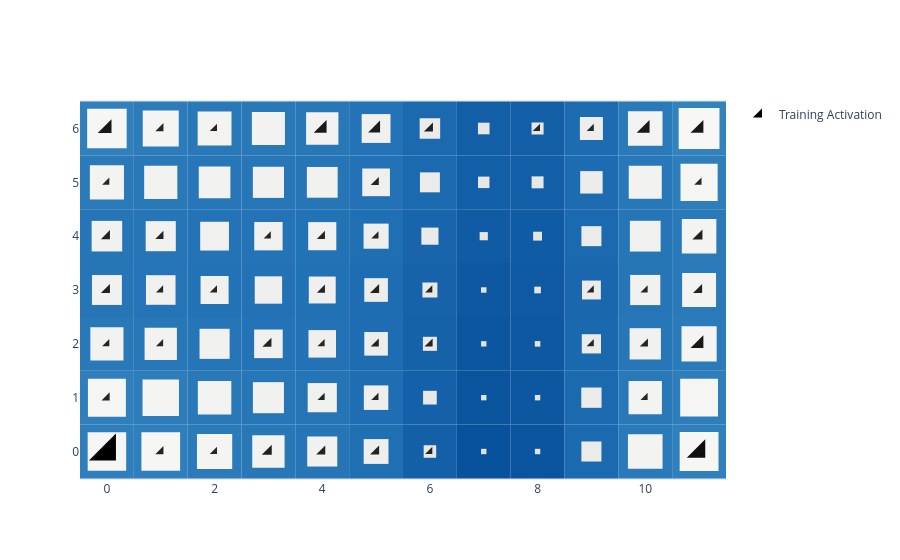

Notebook source saved alongside this figure:
### Code cell
basin.pond(base_style="iceflock") \
    .pad_layer() \
    .petal_layer() \
    .visualize();

### Figure 1 — Plotly figure (JSON) as saved in the notebook; plotly's stock layout.template omitted (floating-point values rounded to 4 significant figures)
{"data": [{"marker": {"color": [22, 2, 1, 4, 3, 3, 1, 13, 2, 1, 1, 1, 1, 1, 3, 1, 2, 2, 1, 2, 7, 3, 1, 1, 2, 3, 1, 1, 1, 3, 3, 2, 1, 2, 1, 4, 1, 2, 1, 8, 2, 1, 7, 6, 3, 1, 1, 7, 7], "colorscale": [[0.0, "rgb(38, 38, 38)"], [0.5, "rgb(16, 16, 16)"], [1.0, "rgb(0, 0, 0)"]], "line": {"color": [22, 2, 1, 4, 3, 3, 1, 13, 2, 1, 1, 1, 1, 1, 3, 1, 2, 2, 1, 2, 7, 3, 1, 1, 2, 3, 1, 1, 1, 3, 3, 2, 1, 2, 1, 4, 1, 2, 1, 8, 2, 1, 7, 6, 3, 1, 1, 7, 7], "colorscale": [[0.0, "rgb(38, 38, 38)"], [0.5, "rgb(16, 16, 16)"], [1.0, "rgb(0, 0, 0)"]], "width": 0}, "opacity": 1, "size": [30.0, 9.048, 8.0, 11.14, 10.1, 10.1, 8.0, 20.57, 9.048, 8.0, 8.0, 8.0, 8.0, 8.0, 10.1, 8.0, 9.048, 9.048, 8.0, 9.048, 14.29, 10.1, 8.0, 8.0, 9.048, 10.1, 8.0, 8.0, 8.0, 10.1, 10.1, 9.048, 8.0, 9.048, 8.0, 11.14, 8.0, 9.048, 8.0, 15.33, 9.048, 8.0, 14.29, 13.24, 10.1, 8.0, 8.0, 14.29, 14.29], "symbol": "triangle-se"}, "mode": "markers", "name": "Training Activation", "x": [0, 1, 2, 3, 4, 5, 6, 11, 0, 4, 5, 10, 0, 1, 3, 4, 5, 6, 9, 10, 11, 0, 1, 2, 4, 5, 6, 9, 10, 11, 0, 1, 3, 4, 5, 11, 0, 5, 11, 0, 1, 2, 4, 5, 6, 8, 9, 10, 11], "y": [0, 0, 0, 0, 0, 0, 0, 0, 1, 1, 1, 1, 2, 2, 2, 2, 2, 2, 2, 2, 2, 3, 3, 3, 3, 3, 3, 3, 3, 3, 4, 4, 4, 4, 4, 4, 5, 5, 5, 6, 6, 6, 6, 6, 6, 6, 6, 6, 6], "type": "scatter"}], "layout": {"shapes": [{"fillcolor": "rgb(47, 127, 188)", "layer": "between", "line": {"width": 0}, "type": "rect", "x0": -0.5, "x1": 0.5, "xref": "x", "y0": -0.5, "y1": 0.5, "yref": "y"}, {"fillcolor": "rgb(47, 127, 188)", "layer": "between", "line": {"width": 0}, "type": "rect", "x0": 0.5, "x1": 1.5, "xref": "x", "y0": -0.5, "y1": 0.5, "yref": "y"}, {"fillcolor": "rgb(43, 123, 186)", "layer": "between", "line": {"width": 0}, "type": "rect", "x0": 1.5, "x1": 2.5, "xref": "x", "y0": -0.5, "y1": 0.5, "yref": "y"}, {"fillcolor": "rgb(40, 120, 184)", "layer": "between", "line": {"width": 0}, "type": "rect", "x0": 2.5, "x1": 3.5, "xref": "x", "y0": -0.5, "y1": 0.5, "yref": "y"}, {"fillcolor": "rgb(37, 117, 183)", "layer": "between", "line": {"width": 0}, "type": "rect", "x0": 3.5, "x1": 4.5, "xref": "x", "y0": -0.5, "y1": 0.5, "yref": "y"}, {"fillcolor": "rgb(31, 111, 179)", "layer": "between", "line": {"width": 0}, "type": "rect", "x0": 4.5, "x1": 5.5, "xref": "x", "y0": -0.5, "y1": 0.5, "yref": "y"}, {"fillcolor": "rgb(20, 96, 168)", "layer": "between", "line": {"width": 0}, "type": "rect", "x0": 5.5, "x1": 6.5, "xref": "x", "y0": -0.5, "y1": 0.5, "yref": "y"}, {"fillcolor": "rgb(8, 81, 156)", "layer": "between", "line": {"width": 0}, "type": "rect", "x0": 6.5, "x1": 7.5, "xref": "x", "y0": -0.5, "y1": 0.5, "yref": "y"}, {"fillcolor": "rgb(11, 85, 159)", "layer": "between", "line": {"width": 0}, "type": "rect", "x0": 7.5, "x1": 8.5, "xref": "x", "y0": -0.5, "y1": 0.5, "yref": "y"}, {"fillcolor": "rgb(27, 105, 175)", "layer": "between", "line": {"width": 0}, "type": "rect", "x0": 8.5, "x1": 9.5, "xref": "x", "y0": -0.5, "y1": 0.5, "yref": "y"}, {"fillcolor": "rgb(42, 122, 186)", "layer": "between", "line": {"width": 0}, "type": "rect", "x0": 9.5, "x1": 10.5, "xref": "x", "y0": -0.5, "y1": 0.5, "yref": "y"}, {"fillcolor": "rgb(48, 128, 189)", "layer": "between", "line": {"width": 0}, "type": "rect", "x0": 10.5, "x1": 11.5, "xref": "x", "y0": -0.5, "y1": 0.5, "yref": "y"}, {"fillcolor": "rgb(47, 127, 188)", "layer": "between", "line": {"width": 0}, "type": "rect", "x0": -0.5, "x1": 0.5, "xref": "x", "y0": 0.5, "y1": 1.5, "yref": "y"}, {"fillcolor": "rgb(45, 125, 187)", "layer": "between", "line": {"width": 0}, "type": "rect", "x0": 0.5, "x1": 1.5, "xref": "x", "y0": 0.5, "y1": 1.5, "yref": "y"}, {"fillcolor": "rgb(41, 121, 185)", "layer": "between", "line": {"width": 0}, "type": "rect", "x0": 1.5, "x1": 2.5, "xref": "x", "y0": 0.5, "y1": 1.5, "yref": "y"}, {"fillcolor": "rgb(38, 118, 184)", "layer": "between", "line": {"width": 0}, "type": "rect", "x0": 2.5, "x1": 3.5, "xref": "x", "y0": 0.5, "y1": 1.5, "yref": "y"}, {"fillcolor": "rgb(36, 116, 182)", "layer": "between", "line": {"width": 0}, "type": "rect", "x0": 3.5, "x1": 4.5, "xref": "x", "y0": 0.5, "y1": 1.5, "yref": "y"}, {"fillcolor": "rgb(31, 110, 179)", "layer": "between", "line": {"width": 0}, "type": "rect", "x0": 4.5, "x1": 5.5, "xref": "x", "y0": 0.5, "y1": 1.5, "yref": "y"}, {"fillcolor": "rgb(21, 97, 169)", "layer": "between", "line": {"width": 0}, "type": "rect", "x0": 5.5, "x1": 6.5, "xref": "x", "y0": 0.5, "y1": 1.5, "yref": "y"}, {"fillcolor": "rgb(10, 84, 158)", "layer": "between", "line": {"width": 0}, "type": "rect", "x0": 6.5, "x1": 7.5, "xref": "x", "y0": 0.5, "y1": 1.5, "yref": "y"}, {"fillcolor": "rgb(13, 87, 161)", "layer": "between", "line": {"width": 0}, "type": "rect", "x0": 7.5, "x1": 8.5, "xref": "x", "y0": 0.5, "y1": 1.5, "yref": "y"}, {"fillcolor": "rgb(27, 105, 175)", "layer": "between", "line": {"width": 0}, "type": "rect", "x0": 8.5, "x1": 9.5, "xref": "x", "y0": 0.5, "y1": 1.5, "yref": "y"}, {"fillcolor": "rgb(41, 121, 185)", "layer": "between", "line": {"width": 0}, "type": "rect", "x0": 9.5, "x1": 10.5, "xref": "x", "y0": 0.5, "y1": 1.5, "yref": "y"}, {"fillcolor": "rgb(46, 126, 188)", "layer": "between", "line": {"width": 0}, "type": "rect", "x0": 10.5, "x1": 11.5, "xref": "x", "y0": 0.5, "y1": 1.5, "yref": "y"}, {"fillcolor": "rgb(41, 121, 185)", "layer": "between", "line": {"width": 0}, "type": "rect", "x0": -0.5, "x1": 0.5, "xref": "x", "y0": 1.5, "y1": 2.5, "yref": "y"}, {"fillcolor": "rgb(40, 120, 184)", "layer": "between", "line": {"width": 0}, "type": "rect", "x0": 0.5, "x1": 1.5, "xref": "x", "y0": 1.5, "y1": 2.5, "yref": "y"}, {"fillcolor": "rgb(37, 117, 183)", "layer": "between", "line": {"width": 0}, "type": "rect", "x0": 1.5, "x1": 2.5, "xref": "x", "y0": 1.5, "y1": 2.5, "yref": "y"}, {"fillcolor": "rgb(35, 115, 182)", "layer": "between", "line": {"width": 0}, "type": "rect", "x0": 2.5, "x1": 3.5, "xref": "x", "y0": 1.5, "y1": 2.5, "yref": "y"}, {"fillcolor": "rgb(34, 114, 181)", "layer": "between", "line": {"width": 0}, "type": "rect", "x0": 3.5, "x1": 4.5, "xref": "x", "y0": 1.5, "y1": 2.5, "yref": "y"}, {"fillcolor": "rgb(30, 109, 178)", "layer": "between", "line": {"width": 0}, "type": "rect", "x0": 4.5, "x1": 5.5, "xref": "x", "y0": 1.5, "y1": 2.5, "yref": "y"}, {"fillcolor": "rgb(21, 98, 169)", "layer": "between", "line": {"width": 0}, "type": "rect", "x0": 5.5, "x1": 6.5, "xref": "x", "y0": 1.5, "y1": 2.5, "yref": "y"}, {"fillcolor": "rgb(12, 86, 160)", "layer": "between", "line": {"width": 0}, "type": "rect", "x0": 6.5, "x1": 7.5, "xref": "x", "y0": 1.5, "y1": 2.5, "yref": "y"}, {"fillcolor": "rgb(13, 88, 161)", "layer": "between", "line": {"width": 0}, "type": "rect", "x0": 7.5, "x1": 8.5, "xref": "x", "y0": 1.5, "y1": 2.5, "yref": "y"}, {"fillcolor": "rgb(26, 104, 174)", "layer": "between", "line": {"width": 0}, "type": "rect", "x0": 8.5, "x1": 9.5, "xref": "x", "y0": 1.5, "y1": 2.5, "yref": "y"}, {"fillcolor": "rgb(38, 118, 184)", "layer": "between", "line": {"width": 0}, "type": "rect", "x0": 9.5, "x1": 10.5, "xref": "x", "y0": 1.5, "y1": 2.5, "yref": "y"}, {"fillcolor": "rgb(43, 123, 186)", "layer": "between", "line": {"width": 0}, "type": "rect", "x0": 10.5, "x1": 11.5, "xref": "x", "y0": 1.5, "y1": 2.5, "yref": "y"}, {"fillcolor": "rgb(37, 117, 183)", "layer": "between", "line": {"width": 0}, "type": "rect", "x0": -0.5, "x1": 0.5, "xref": "x", "y0": 2.5, "y1": 3.5, "yref": "y"}, {"fillcolor": "rgb(36, 116, 183)", "layer": "between", "line": {"width": 0}, "type": "rect", "x0": 0.5, "x1": 1.5, "xref": "x", "y0": 2.5, "y1": 3.5, "yref": "y"}, {"fillcolor": "rgb(34, 114, 182)", "layer": "between", "line": {"width": 0}, "type": "rect", "x0": 1.5, "x1": 2.5, "xref": "x", "y0": 2.5, "y1": 3.5, "yref": "y"}, {"fillcolor": "rgb(34, 114, 181)", "layer": "between", "line": {"width": 0}, "type": "rect", "x0": 2.5, "x1": 3.5, "xref": "x", "y0": 2.5, "y1": 3.5, "yref": "y"}, {"fillcolor": "rgb(33, 113, 181)", "layer": "between", "line": {"width": 0}, "type": "rect", "x0": 3.5, "x1": 4.5, "xref": "x", "y0": 2.5, "y1": 3.5, "yref": "y"}, {"fillcolor": "rgb(30, 109, 178)", "layer": "between", "line": {"width": 0}, "type": "rect", "x0": 4.5, "x1": 5.5, "xref": "x", "y0": 2.5, "y1": 3.5, "yref": "y"}, {"fillcolor": "rgb(22, 99, 170)", "layer": "between", "line": {"width": 0}, "type": "rect", "x0": 5.5, "x1": 6.5, "xref": "x", "y0": 2.5, "y1": 3.5, "yref": "y"}, {"fillcolor": "rgb(13, 88, 161)", "layer": "between", "line": {"width": 0}, "type": "rect", "x0": 6.5, "x1": 7.5, "xref": "x", "y0": 2.5, "y1": 3.5, "yref": "y"}, {"fillcolor": "rgb(14, 89, 162)", "layer": "between", "line": {"width": 0}, "type": "rect", "x0": 7.5, "x1": 8.5, "xref": "x", "y0": 2.5, "y1": 3.5, "yref": "y"}, {"fillcolor": "rgb(26, 103, 174)", "layer": "between", "line": {"width": 0}, "type": "rect", "x0": 8.5, "x1": 9.5, "xref": "x", "y0": 2.5, "y1": 3.5, "yref": "y"}, {"fillcolor": "rgb(37, 117, 183)", "layer": "between", "line": {"width": 0}, "type": "rect", "x0": 9.5, "x1": 10.5, "xref": "x", "y0": 2.5, "y1": 3.5, "yref": "y"}, {"fillcolor": "rgb(42, 122, 185)", "layer": "between", "line": {"width": 0}, "type": "rect", "x0": 10.5, "x1": 11.5, "xref": "x", "y0": 2.5, "y1": 3.5, "yref": "y"}, {"fillcolor": "rgb(37, 117, 183)", "layer": "between", "line": {"width": 0}, "type": "rect", "x0": -0.5, "x1": 0.5, "xref": "x", "y0": 3.5, "y1": 4.5, "yref": "y"}, {"fillcolor": "rgb(37, 117, 183)", "layer": "between", "line": {"width": 0}, "type": "rect", "x0": 0.5, "x1": 1.5, "xref": "x", "y0": 3.5, "y1": 4.5, "yref": "y"}, {"fillcolor": "rgb(35, 115, 182)", "layer": "between", "line": {"width": 0}, "type": "rect", "x0": 1.5, "x1": 2.5, "xref": "x", "y0": 3.5, "y1": 4.5, "yref": "y"}, {"fillcolor": "rgb(35, 115, 182)", "layer": "between", "line": {"width": 0}, "type": "rect", "x0": 2.5, "x1": 3.5, "xref": "x", "y0": 3.5, "y1": 4.5, "yref": "y"}, {"fillcolor": "rgb(34, 114, 182)", "layer": "between", "line": {"width": 0}, "type": "rect", "x0": 3.5, "x1": 4.5, "xref": "x", "y0": 3.5, "y1": 4.5, "yref": "y"}, {"fillcolor": "rgb(31, 111, 179)", "layer": "between", "line": {"width": 0}, "type": "rect", "x0": 4.5, "x1": 5.5, "xref": "x", "y0": 3.5, "y1": 4.5, "yref": "y"}, {"fillcolor": "rgb(24, 101, 172)", "layer": "between", "line": {"width": 0}, "type": "rect", "x0": 5.5, "x1": 6.5, "xref": "x", "y0": 3.5, "y1": 4.5, "yref": "y"}, {"fillcolor": "rgb(16, 91, 164)", "layer": "between", "line": {"width": 0}, "type": "rect", "x0": 6.5, "x1": 7.5, "xref": "x", "y0": 3.5, "y1": 4.5, "yref": "y"}, {"fillcolor": "rgb(16, 92, 164)", "layer": "between", "line": {"width": 0}, "type": "rect", "x0": 7.5, "x1": 8.5, "xref": "x", "y0": 3.5, "y1": 4.5, "yref": "y"}, {"fillcolor": "rgb(27, 105, 175)", "layer": "between", "line": {"width": 0}, "type": "rect", "x0": 8.5, "x1": 9.5, "xref": "x", "y0": 3.5, "y1": 4.5, "yref": "y"}, {"fillcolor": "rgb(38, 118, 183)", "layer": "between", "line": {"width": 0}, "type": "rect", "x0": 9.5, "x1": 10.5, "xref": "x", "y0": 3.5, "y1": 4.5, "yref": "y"}, {"fillcolor": "rgb(42, 122, 186)", "layer": "between", "line": {"width": 0}, "type": "rect", "x0": 10.5, "x1": 11.5, "xref": "x", "y0": 3.5, "y1": 4.5, "yref": "y"}, {"fillcolor": "rgb(42, 122, 186)", "layer": "between", "line": {"width": 0}, "type": "rect", "x0": -0.5, "x1": 0.5, "xref": "x", "y0": 4.5, "y1": 5.5, "yref": "y"}, {"fillcolor": "rgb(41, 121, 185)", "layer": "between", "line": {"width": 0}, "type": "rect", "x0": 0.5, "x1": 1.5, "xref": "x", "y0": 4.5, "y1": 5.5, "yref": "y"}, {"fillcolor": "rgb(39, 119, 184)", "layer": "between", "line": {"width": 0}, "type": "rect", "x0": 1.5, "x1": 2.5, "xref": "x", "y0": 4.5, "y1": 5.5, "yref": "y"}, {"fillcolor": "rgb(38, 118, 184)", "layer": "between", "line": {"width": 0}, "type": "rect", "x0": 2.5, "x1": 3.5, "xref": "x", "y0": 4.5, "y1": 5.5, "yref": "y"}, {"fillcolor": "rgb(38, 118, 183)", "layer": "between", "line": {"width": 0}, "type": "rect", "x0": 3.5, "x1": 4.5, "xref": "x", "y0": 4.5, "y1": 5.5, "yref": "y"}, {"fillcolor": "rgb(34, 114, 181)", "layer": "between", "line": {"width": 0}, "type": "rect", "x0": 4.5, "x1": 5.5, "xref": "x", "y0": 4.5, "y1": 5.5, "yref": "y"}, {"fillcolor": "rgb(27, 105, 175)", "layer": "between", "line": {"width": 0}, "type": "rect", "x0": 5.5, "x1": 6.5, "xref": "x", "y0": 4.5, "y1": 5.5, "yref": "y"}, {"fillcolor": "rgb(19, 95, 167)", "layer": "between", "line": {"width": 0}, "type": "rect", "x0": 6.5, "x1": 7.5, "xref": "x", "y0": 4.5, "y1": 5.5, "yref": "y"}, {"fillcolor": "rgb(19, 95, 167)", "layer": "between", "line": {"width": 0}, "type": "rect", "x0": 7.5, "x1": 8.5, "xref": "x", "y0": 4.5, "y1": 5.5, "yref": "y"}, {"fillcolor": "rgb(29, 108, 177)", "layer": "between", "line": {"width": 0}, "type": "rect", "x0": 8.5, "x1": 9.5, "xref": "x", "y0": 4.5, "y1": 5.5, "yref": "y"}, {"fillcolor": "rgb(40, 120, 185)", "layer": "between", "line": {"width": 0}, "type": "rect", "x0": 9.5, "x1": 10.5, "xref": "x", "y0": 4.5, "y1": 5.5, "yref": "y"}, {"fillcolor": "rgb(46, 126, 187)", "layer": "between", "line": {"width": 0}, "type": "rect", "x0": 10.5, "x1": 11.5, "xref": "x", "y0": 4.5, "y1": 5.5, "yref": "y"}, {"fillcolor": "rgb(48, 128, 189)", "layer": "between", "line": {"width": 0}, "type": "rect", "x0": -0.5, "x1": 0.5, "xref": "x", "y0": 5.5, "y1": 6.5, "yref": "y"}, {"fillcolor": "rgb(44, 124, 187)", "layer": "between", "line": {"width": 0}, "type": "rect", "x0": 0.5, "x1": 1.5, "xref": "x", "y0": 5.5, "y1": 6.5, "yref": "y"}, {"fillcolor": "rgb(41, 121, 185)", "layer": "between", "line": {"width": 0}, "type": "rect", "x0": 1.5, "x1": 2.5, "xref": "x", "y0": 5.5, "y1": 6.5, "yref": "y"}, {"fillcolor": "rgb(41, 121, 185)", "layer": "between", "line": {"width": 0}, "type": "rect", "x0": 2.5, "x1": 3.5, "xref": "x", "y0": 5.5, "y1": 6.5, "yref": "y"}, {"fillcolor": "rgb(40, 120, 184)", "layer": "between", "line": {"width": 0}, "type": "rect", "x0": 3.5, "x1": 4.5, "xref": "x", "y0": 5.5, "y1": 6.5, "yref": "y"}, {"fillcolor": "rgb(35, 115, 182)", "layer": "between", "line": {"width": 0}, "type": "rect", "x0": 4.5, "x1": 5.5, "xref": "x", "y0": 5.5, "y1": 6.5, "yref": "y"}, {"fillcolor": "rgb(27, 105, 175)", "layer": "between", "line": {"width": 0}, "type": "rect", "x0": 5.5, "x1": 6.5, "xref": "x", "y0": 5.5, "y1": 6.5, "yref": "y"}, {"fillcolor": "rgb(19, 95, 167)", "layer": "between", "line": {"width": 0}, "type": "rect", "x0": 6.5, "x1": 7.5, "xref": "x", "y0": 5.5, "y1": 6.5, "yref": "y"}, {"fillcolor": "rgb(19, 95, 167)", "layer": "between", "line": {"width": 0}, "type": "rect", "x0": 7.5, "x1": 8.5, "xref": "x", "y0": 5.5, "y1": 6.5, "yref": "y"}, {"fillcolor": "rgb(29, 108, 177)", "layer": "between", "line": {"width": 0}, "type": "rect", "x0": 8.5, "x1": 9.5, "xref": "x", "y0": 5.5, "y1": 6.5, "yref": "y"}, {"fillcolor": "rgb(42, 122, 186)", "layer": "between", "line": {"width": 0}, "type": "rect", "x0": 9.5, "x1": 10.5, "xref": "x", "y0": 5.5, "y1": 6.5, "yref": "y"}, {"fillcolor": "rgb(50, 130, 190)", "layer": "between", "line": {"width": 0}, "type": "rect", "x0": 10.5, "x1": 11.5, "xref": "x", "y0": 5.5, "y1": 6.5, "yref": "y"}, {"fillcolor": "rgb(245, 245, 244)", "layer": "between", "line": {"width": 0}, "type": "rect", "x0": -0.3576, "x1": 0.3576, "xref": "x", "y0": -0.3576, "y1": 0.3576, "yref": "y"}, {"fillcolor": "rgb(246, 246, 245)", "layer": "between", "line": {"width": 0}, "type": "rect", "x0": 0.6405, "x1": 1.359, "xref": "x", "y0": -0.3595, "y1": 0.3595, "yref": "y"}, {"fillcolor": "rgb(244, 244, 243)", "layer": "between", "line": {"width": 0}, "type": "rect", "x0": 1.673, "x1": 2.327, "xref": "x", "y0": -0.3274, "y1": 0.3274, "yref": "y"}, {"fillcolor": "rgb(242, 242, 241)", "layer": "between", "line": {"width": 0}, "type": "rect", "x0": 2.699, "x1": 3.301, "xref": "x", "y0": -0.3006, "y1": 0.3006, "yref": "y"}, {"fillcolor": "rgb(241, 241, 240)", "layer": "between", "line": {"width": 0}, "type": "rect", "x0": 3.721, "x1": 4.279, "xref": "x", "y0": -0.2792, "y1": 0.2792, "yref": "y"}, {"fillcolor": "rgb(238, 238, 237)", "layer": "between", "line": {"width": 0}, "type": "rect", "x0": 4.769, "x1": 5.231, "xref": "x", "y0": -0.2306, "y1": 0.2306, "yref": "y"}, {"fillcolor": "rgb(231, 231, 230)", "layer": "between", "line": {"width": 0}, "type": "rect", "x0": 5.884, "x1": 6.116, "xref": "x", "y0": -0.1163, "y1": 0.1163, "yref": "y"}, {"fillcolor": "rgb(224, 224, 223)", "layer": "between", "line": {"width": 0}, "type": "rect", "x0": 6.95, "x1": 7.05, "xref": "x", "y0": -0.05, "y1": 0.05, "yref": "y"}, {"fillcolor": "rgb(226, 226, 225)", "layer": "between", "line": {"width": 0}, "type": "rect", "x0": 7.95, "x1": 8.05, "xref": "x", "y0": -0.05, "y1": 0.05, "yref": "y"}, {"fillcolor": "rgb(235, 235, 234)", "layer": "between", "line": {"width": 0}, "type": "rect", "x0": 8.814, "x1": 9.186, "xref": "x", "y0": -0.1864, "y1": 0.1864, "yref": "y"}, {"fillcolor": "rgb(243, 243, 242)", "layer": "between", "line": {"width": 0}, "type": "rect", "x0": 9.678, "x1": 10.32, "xref": "x", "y0": -0.3217, "y1": 0.3217, "yref": "y"}, {"fillcolor": "rgb(246, 246, 245)", "layer": "between", "line": {"width": 0}, "type": "rect", "x0": 10.64, "x1": 11.36, "xref": "x", "y0": -0.3606, "y1": 0.3606, "yref": "y"}, {"fillcolor": "rgb(245, 245, 244)", "layer": "between", "line": {"width": 0}, "type": "rect", "x0": -0.3525, "x1": 0.3525, "xref": "x", "y0": 0.6475, "y1": 1.352, "yref": "y"}, {"fillcolor": "rgb(244, 244, 243)", "layer": "between", "line": {"width": 0}, "type": "rect", "x0": 0.6617, "x1": 1.338, "xref": "x", "y0": 0.6617, "y1": 1.338, "yref": "y"}, {"fillcolor": "rgb(243, 243, 242)", "layer": "between", "line": {"width": 0}, "type": "rect", "x0": 1.689, "x1": 2.311, "xref": "x", "y0": 0.689, "y1": 1.311, "yref": "y"}, {"fillcolor": "rgb(241, 241, 240)", "layer": "between", "line": {"width": 0}, "type": "rect", "x0": 2.712, "x1": 3.288, "xref": "x", "y0": 0.7117, "y1": 1.288, "yref": "y"}, {"fillcolor": "rgb(240, 240, 239)", "layer": "between", "line": {"width": 0}, "type": "rect", "x0": 3.729, "x1": 4.271, "xref": "x", "y0": 0.7289, "y1": 1.271, "yref": "y"}, {"fillcolor": "rgb(238, 238, 237)", "layer": "between", "line": {"width": 0}, "type": "rect", "x0": 4.772, "x1": 5.228, "xref": "x", "y0": 0.7725, "y1": 1.228, "yref": "y"}, {"fillcolor": "rgb(232, 232, 231)", "layer": "between", "line": {"width": 0}, "type": "rect", "x0": 5.873, "x1": 6.127, "xref": "x", "y0": 0.8728, "y1": 1.127, "yref": "y"}, {"fillcolor": "rgb(225, 225, 224)", "layer": "between", "line": {"width": 0}, "type": "rect", "x0": 6.95, "x1": 7.05, "xref": "x", "y0": 0.95, "y1": 1.05, "yref": "y"}, {"fillcolor": "rgb(227, 227, 226)", "layer": "between", "line": {"width": 0}, "type": "rect", "x0": 7.95, "x1": 8.05, "xref": "x", "y0": 0.95, "y1": 1.05, "yref": "y"}, {"fillcolor": "rgb(235, 235, 234)", "layer": "between", "line": {"width": 0}, "type": "rect", "x0": 8.812, "x1": 9.188, "xref": "x", "y0": 0.8116, "y1": 1.188, "yref": "y"}, {"fillcolor": "rgb(243, 243, 242)", "layer": "between", "line": {"width": 0}, "type": "rect", "x0": 9.69, "x1": 10.31, "xref": "x", "y0": 0.6904, "y1": 1.31, "yref": "y"}, {"fillcolor": "rgb(245, 245, 244)", "layer": "between", "line": {"width": 0}, "type": "rect", "x0": 10.65, "x1": 11.35, "xref": "x", "y0": 0.6489, "y1": 1.351, "yref": "y"}, {"fillcolor": "rgb(242, 242, 241)", "layer": "between", "line": {"width": 0}, "type": "rect", "x0": -0.3077, "x1": 0.3077, "xref": "x", "y0": 1.692, "y1": 2.308, "yref": "y"}, {"fillcolor": "rgb(242, 242, 241)", "layer": "between", "line": {"width": 0}, "type": "rect", "x0": 0.6999, "x1": 1.3, "xref": "x", "y0": 1.7, "y1": 2.3, "yref": "y"}, {"fillcolor": "rgb(241, 241, 240)", "layer": "between", "line": {"width": 0}, "type": "rect", "x0": 1.721, "x1": 2.279, "xref": "x", "y0": 1.721, "y1": 2.279, "yref": "y"}, {"fillcolor": "rgb(240, 240, 239)", "layer": "between", "line": {"width": 0}, "type": "rect", "x0": 2.734, "x1": 3.266, "xref": "x", "y0": 1.734, "y1": 2.266, "yref": "y"}, {"fillcolor": "rgb(239, 239, 238)", "layer": "between", "line": {"width": 0}, "type": "rect", "x0": 3.744, "x1": 4.256, "xref": "x", "y0": 1.744, "y1": 2.256, "yref": "y"}, {"fillcolor": "rgb(237, 237, 236)", "layer": "between", "line": {"width": 0}, "type": "rect", "x0": 4.781, "x1": 5.219, "xref": "x", "y0": 1.781, "y1": 2.219, "yref": "y"}, {"fillcolor": "rgb(232, 232, 231)", "layer": "between", "line": {"width": 0}, "type": "rect", "x0": 5.869, "x1": 6.131, "xref": "x", "y0": 1.869, "y1": 2.131, "yref": "y"}, {"fillcolor": "rgb(226, 226, 225)", "layer": "between", "line": {"width": 0}, "type": "rect", "x0": 6.95, "x1": 7.05, "xref": "x", "y0": 1.95, "y1": 2.05, "yref": "y"}, {"fillcolor": "rgb(227, 227, 226)", "layer": "between", "line": {"width": 0}, "type": "rect", "x0": 7.948, "x1": 8.052, "xref": "x", "y0": 1.948, "y1": 2.052, "yref": "y"}, {"fillcolor": "rgb(235, 235, 234)", "layer": "between", "line": {"width": 0}, "type": "rect", "x0": 8.821, "x1": 9.179, "xref": "x", "y0": 1.821, "y1": 2.179, "yref": "y"}, {"fillcolor": "rgb(241, 241, 240)", "layer": "between", "line": {"width": 0}, "type": "rect", "x0": 9.709, "x1": 10.29, "xref": "x", "y0": 1.709, "y1": 2.291, "yref": "y"}, {"fillcolor": "rgb(244, 244, 243)", "layer": "between", "line": {"width": 0}, "type": "rect", "x0": 10.67, "x1": 11.33, "xref": "x", "y0": 1.673, "y1": 2.327, "yref": "y"}, {"fillcolor": "rgb(241, 241, 240)", "layer": "between", "line": {"width": 0}, "type": "rect", "x0": -0.2779, "x1": 0.2779, "xref": "x", "y0": 2.722, "y1": 3.278, "yref": "y"}, {"fillcolor": "rgb(240, 240, 239)", "layer": "between", "line": {"width": 0}, "type": "rect", "x0": 0.725, "x1": 1.275, "xref": "x", "y0": 2.725, "y1": 3.275, "yref": "y"}, {"fillcolor": "rgb(240, 240, 239)", "layer": "between", "line": {"width": 0}, "type": "rect", "x0": 1.74, "x1": 2.26, "xref": "x", "y0": 2.74, "y1": 3.26, "yref": "y"}, {"fillcolor": "rgb(239, 239, 238)", "layer": "between", "line": {"width": 0}, "type": "rect", "x0": 2.746, "x1": 3.254, "xref": "x", "y0": 2.746, "y1": 3.254, "yref": "y"}, {"fillcolor": "rgb(239, 239, 238)", "layer": "between", "line": {"width": 0}, "type": "rect", "x0": 3.75, "x1": 4.25, "xref": "x", "y0": 2.75, "y1": 3.25, "yref": "y"}, {"fillcolor": "rgb(237, 237, 236)", "layer": "between", "line": {"width": 0}, "type": "rect", "x0": 4.78, "x1": 5.22, "xref": "x", "y0": 2.78, "y1": 3.22, "yref": "y"}, {"fillcolor": "rgb(232, 232, 231)", "layer": "between", "line": {"width": 0}, "type": "rect", "x0": 5.861, "x1": 6.139, "xref": "x", "y0": 2.861, "y1": 3.139, "yref": "y"}, {"fillcolor": "rgb(227, 227, 226)", "layer": "between", "line": {"width": 0}, "type": "rect", "x0": 6.949, "x1": 7.051, "xref": "x", "y0": 2.949, "y1": 3.051, "yref": "y"}, {"fillcolor": "rgb(228, 228, 227)", "layer": "between", "line": {"width": 0}, "type": "rect", "x0": 7.938, "x1": 8.062, "xref": "x", "y0": 2.938, "y1": 3.062, "yref": "y"}, {"fillcolor": "rgb(235, 235, 234)", "layer": "between", "line": {"width": 0}, "type": "rect", "x0": 8.825, "x1": 9.175, "xref": "x", "y0": 2.825, "y1": 3.175, "yref": "y"}, {"fillcolor": "rgb(241, 241, 240)", "layer": "between", "line": {"width": 0}, "type": "rect", "x0": 9.72, "x1": 10.28, "xref": "x", "y0": 2.72, "y1": 3.28, "yref": "y"}, {"fillcolor": "rgb(243, 243, 242)", "layer": "between", "line": {"width": 0}, "type": "rect", "x0": 10.68, "x1": 11.32, "xref": "x", "y0": 2.685, "y1": 3.315, "yref": "y"}, {"fillcolor": "rgb(241, 241, 240)", "layer": "between", "line": {"width": 0}, "type": "rect", "x0": -0.284, "x1": 0.284, "xref": "x", "y0": 3.716, "y1": 4.284, "yref": "y"}, {"fillcolor": "rgb(241, 241, 240)", "layer": "between", "line": {"width": 0}, "type": "rect", "x0": 0.7203, "x1": 1.28, "xref": "x", "y0": 3.72, "y1": 4.28, "yref": "y"}, {"fillcolor": "rgb(240, 240, 239)", "layer": "between", "line": {"width": 0}, "type": "rect", "x0": 1.733, "x1": 2.267, "xref": "x", "y0": 3.733, "y1": 4.267, "yref": "y"}, {"fillcolor": "rgb(240, 240, 239)", "layer": "between", "line": {"width": 0}, "type": "rect", "x0": 2.736, "x1": 3.264, "xref": "x", "y0": 3.736, "y1": 4.264, "yref": "y"}, {"fillcolor": "rgb(240, 240, 239)", "layer": "between", "line": {"width": 0}, "type": "rect", "x0": 3.739, "x1": 4.261, "xref": "x", "y0": 3.739, "y1": 4.261, "yref": "y"}, {"fillcolor": "rgb(238, 238, 237)", "layer": "between", "line": {"width": 0}, "type": "rect", "x0": 4.767, "x1": 5.233, "xref": "x", "y0": 3.767, "y1": 4.233, "yref": "y"}, {"fillcolor": "rgb(234, 234, 233)", "layer": "between", "line": {"width": 0}, "type": "rect", "x0": 5.841, "x1": 6.159, "xref": "x", "y0": 3.841, "y1": 4.159, "yref": "y"}, {"fillcolor": "rgb(229, 229, 228)", "layer": "between", "line": {"width": 0}, "type": "rect", "x0": 6.924, "x1": 7.076, "xref": "x", "y0": 3.924, "y1": 4.076, "yref": "y"}, {"fillcolor": "rgb(229, 229, 228)", "layer": "between", "line": {"width": 0}, "type": "rect", "x0": 7.918, "x1": 8.082, "xref": "x", "y0": 3.918, "y1": 4.082, "yref": "y"}, {"fillcolor": "rgb(235, 235, 234)", "layer": "between", "line": {"width": 0}, "type": "rect", "x0": 8.814, "x1": 9.186, "xref": "x", "y0": 3.814, "y1": 4.186, "yref": "y"}, {"fillcolor": "rgb(241, 241, 240)", "layer": "between", "line": {"width": 0}, "type": "rect", "x0": 9.714, "x1": 10.29, "xref": "x", "y0": 3.714, "y1": 4.286, "yref": "y"}, {"fillcolor": "rgb(243, 243, 242)", "layer": "between", "line": {"width": 0}, "type": "rect", "x0": 10.68, "x1": 11.32, "xref": "x", "y0": 3.679, "y1": 4.321, "yref": "y"}, {"fillcolor": "rgb(243, 243, 242)", "layer": "between", "line": {"width": 0}, "type": "rect", "x0": -0.3168, "x1": 0.3168, "xref": "x", "y0": 4.683, "y1": 5.317, "yref": "y"}, {"fillcolor": "rgb(242, 242, 241)", "layer": "between", "line": {"width": 0}, "type": "rect", "x0": 0.6918, "x1": 1.308, "xref": "x", "y0": 4.692, "y1": 5.308, "yref": "y"}, {"fillcolor": "rgb(242, 242, 241)", "layer": "between", "line": {"width": 0}, "type": "rect", "x0": 1.706, "x1": 2.294, "xref": "x", "y0": 4.706, "y1": 5.294, "yref": "y"}, {"fillcolor": "rgb(241, 241, 240)", "layer": "between", "line": {"width": 0}, "type": "rect", "x0": 2.711, "x1": 3.289, "xref": "x", "y0": 4.711, "y1": 5.289, "yref": "y"}, {"fillcolor": "rgb(241, 241, 240)", "layer": "between", "line": {"width": 0}, "type": "rect", "x0": 3.714, "x1": 4.286, "xref": "x", "y0": 4.714, "y1": 5.286, "yref": "y"}, {"fillcolor": "rgb(239, 239, 238)", "layer": "between", "line": {"width": 0}, "type": "rect", "x0": 4.743, "x1": 5.257, "xref": "x", "y0": 4.743, "y1": 5.257, "yref": "y"}, {"fillcolor": "rgb(235, 235, 234)", "layer": "between", "line": {"width": 0}, "type": "rect", "x0": 5.815, "x1": 6.185, "xref": "x", "y0": 4.815, "y1": 5.185, "yref": "y"}, {"fillcolor": "rgb(230, 230, 229)", "layer": "between", "line": {"width": 0}, "type": "rect", "x0": 6.894, "x1": 7.106, "xref": "x", "y0": 4.894, "y1": 5.106, "yref": "y"}, {"fillcolor": "rgb(231, 231, 230)", "layer": "between", "line": {"width": 0}, "type": "rect", "x0": 7.889, "x1": 8.111, "xref": "x", "y0": 4.889, "y1": 5.111, "yref": "y"}, {"fillcolor": "rgb(236, 236, 235)", "layer": "between", "line": {"width": 0}, "type": "rect", "x0": 8.792, "x1": 9.208, "xref": "x", "y0": 4.792, "y1": 5.208, "yref": "y"}, {"fillcolor": "rgb(242, 242, 241)", "layer": "between", "line": {"width": 0}, "type": "rect", "x0": 9.693, "x1": 10.31, "xref": "x", "y0": 4.693, "y1": 5.307, "yref": "y"}, {"fillcolor": "rgb(245, 245, 244)", "layer": "between", "line": {"width": 0}, "type": "rect", "x0": 10.65, "x1": 11.35, "xref": "x", "y0": 4.655, "y1": 5.345, "yref": "y"}, {"fillcolor": "rgb(246, 246, 245)", "layer": "between", "line": {"width": 0}, "type": "rect", "x0": -0.367, "x1": 0.367, "xref": "x", "y0": 5.633, "y1": 6.367, "yref": "y"}, {"fillcolor": "rgb(244, 244, 243)", "layer": "between", "line": {"width": 0}, "type": "rect", "x0": 0.6653, "x1": 1.335, "xref": "x", "y0": 5.665, "y1": 6.335, "yref": "y"}, {"fillcolor": "rgb(243, 243, 242)", "layer": "between", "line": {"width": 0}, "type": "rect", "x0": 1.686, "x1": 2.314, "xref": "x", "y0": 5.686, "y1": 6.314, "yref": "y"}, {"fillcolor": "rgb(242, 242, 241)", "layer": "between", "line": {"width": 0}, "type": "rect", "x0": 2.693, "x1": 3.307, "xref": "x", "y0": 5.693, "y1": 6.307, "yref": "y"}, {"fillcolor": "rgb(242, 242, 241)", "layer": "between", "line": {"width": 0}, "type": "rect", "x0": 3.7, "x1": 4.3, "xref": "x", "y0": 5.7, "y1": 6.3, "yref": "y"}, {"fillcolor": "rgb(240, 240, 239)", "layer": "between", "line": {"width": 0}, "type": "rect", "x0": 4.732, "x1": 5.268, "xref": "x", "y0": 5.732, "y1": 6.268, "yref": "y"}, {"fillcolor": "rgb(235, 235, 234)", "layer": "between", "line": {"width": 0}, "type": "rect", "x0": 5.81, "x1": 6.19, "xref": "x", "y0": 5.81, "y1": 6.19, "yref": "y"}, {"fillcolor": "rgb(230, 230, 229)", "layer": "between", "line": {"width": 0}, "type": "rect", "x0": 6.892, "x1": 7.108, "xref": "x", "y0": 5.892, "y1": 6.108, "yref": "y"}, {"fillcolor": "rgb(231, 231, 230)", "layer": "between", "line": {"width": 0}, "type": "rect", "x0": 7.888, "x1": 8.112, "xref": "x", "y0": 5.888, "y1": 6.112, "yref": "y"}, {"fillcolor": "rgb(237, 237, 236)", "layer": "between", "line": {"width": 0}, "type": "rect", "x0": 8.786, "x1": 9.214, "xref": "x", "y0": 5.786, "y1": 6.214, "yref": "y"}, {"fillcolor": "rgb(243, 243, 242)", "layer": "between", "line": {"width": 0}, "type": "rect", "x0": 9.679, "x1": 10.32, "xref": "x", "y0": 5.679, "y1": 6.321, "yref": "y"}, {"fillcolor": "rgb(247, 247, 246)", "layer": "between", "line": {"width": 0}, "type": "rect", "x0": 10.62, "x1": 11.38, "xref": "x", "y0": 5.621, "y1": 6.379, "yref": "y"}], "xaxis": {"range": [-0.5, 11.5], "scaleanchor": "y", "constrain": "domain", "zeroline": false, "showgrid": false}, "yaxis": {"range": [-0.5, 6.5], "zeroline": false, "showgrid": false}, "autosize": true, "showlegend": true}}
